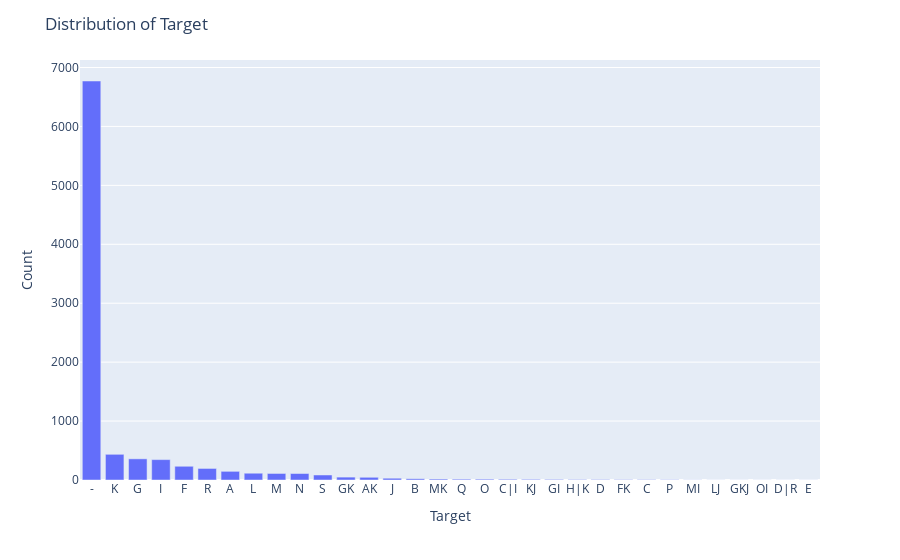

Source (notebook cell):
### Code cell
target_counts = df['target'].value_counts()
fig = px.bar(x=target_counts.index, y=target_counts.values)
fig.update_layout(xaxis_title='Target', yaxis_title='Count', title='Distribution of Target')

fig.show()

### Figure 1 — Plotly figure (JSON) as saved in the notebook; plotly's stock layout.template omitted (floating-point values rounded to 4 significant figures)
{"data": [{"alignmentgroup": "True", "hovertemplate": "x=%{x}<br>y=%{y}<extra></extra>", "legendgroup": "", "marker": {"color": "#636efa", "pattern": {"shape": ""}}, "name": "", "offsetgroup": "", "orientation": "v", "showlegend": false, "textposition": "auto", "type": "bar", "x": ["-", "K", "G", "I", "F", "R", "A", "L", "M", "N", "S", "GK", "AK", "J", "B", "MK", "Q", "O", "C|I", "KJ", "GI", "H|K", "D", "FK", "C", "P", "MI", "LJ", "GKJ", "OI", "D|R", "E"], "xaxis": "x", "y": [6771, 436, 359, 346, 233, 196, 147, 115, 111, 110, 85, 49, 46, 30, 21, 16, 14, 14, 12, 11, 10, 8, 8, 6, 6, 5, 2, 1, 1, 1, 1, 1], "yaxis": "y"}], "layout": {"barmode": "relative", "legend": {"tracegroupgap": 0}, "margin": {"t": 60}, "title": {"text": "Distribution of Target"}, "xaxis": {"anchor": "y", "domain": [0, 1], "title": {"text": "Target"}}, "yaxis": {"anchor": "x", "domain": [0, 1], "title": {"text": "Count"}}}}
